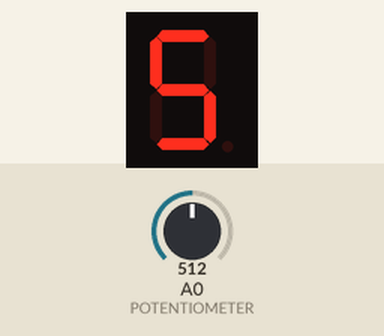
Recording of a sketch running on a simulated Arduino Uno, built with avr-gcc and run on an emulated ATmega328P. Parts: 1-digit seven-segment display. Wiring (inferred from the names in the program): 1-digit 7-segment display, segments lit when HIGH: segments pin 12, pin 13, pin 7, pin 8, pin 9, pin 11, pin 10. Inputs (shaded band) come from the test bench; at power-on: A0 (POTENTIOMETER) = 512. The segment pins are drawn as the display they are named for.

Above: at 1.2 s.
1.3 s: A0 (POTENTIOMETER) set to 446
At 2.5 s:
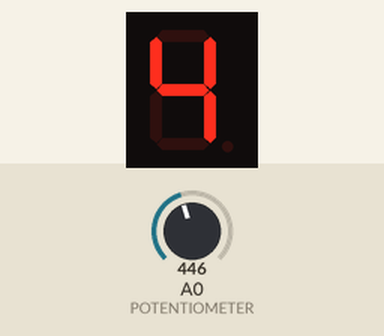
2.8 s: A0 (POTENTIOMETER) set to 306
At 3.6 s:
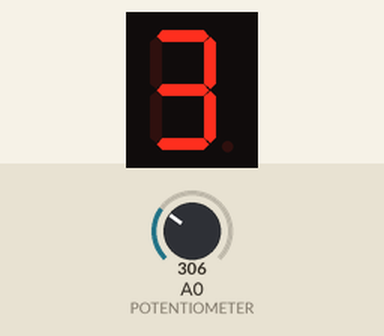
4.3 s: A0 (POTENTIOMETER) set to 218
At 4.7 s:
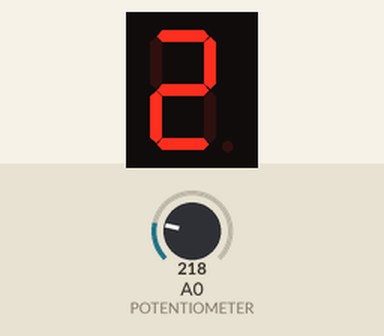
Timing chart, 0 to 7.3 s (numbered marks = the images above; inputs shaded):
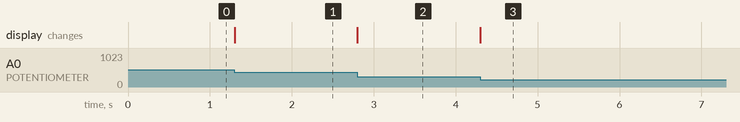

The sketch:

Seven-segment_display.ino
```cpp
int A = 12, B = 13, C = 7, D = 8, E = 9, F = 11, G = 10;
int POTENTIOMETER = A0, POT_VALUE;
void setup()
{
  pinMode(A, OUTPUT);
  pinMode(B, OUTPUT);
  pinMode(C, OUTPUT);
  pinMode(D, OUTPUT);
  pinMode(E, OUTPUT);
  pinMode(F, OUTPUT);
  pinMode(G, OUTPUT);
  pinMode(A0, INPUT);
}

void loop()
{
  POT_VALUE = analogRead(POTENTIOMETER);
  if(POT_VALUE < 114){
    digitalWrite(A, LOW);
    digitalWrite(B, HIGH);
    digitalWrite(C, HIGH);
    digitalWrite(D, LOW);
    digitalWrite(E, LOW);
    digitalWrite(F, LOW);
    digitalWrite(G, LOW);
  }else if(POT_VALUE < 228){
  	digitalWrite(A, HIGH);
    digitalWrite(B, HIGH);
    digitalWrite(C, LOW);
    digitalWrite(D, HIGH);
    digitalWrite(E, HIGH);
    digitalWrite(F, LOW);
    digitalWrite(G, HIGH);
  }else if(POT_VALUE < 342){
  	digitalWrite(A, HIGH);
    digitalWrite(B, HIGH);
    digitalWrite(C, HIGH);
    digitalWrite(D, HIGH);
    digitalWrite(E, LOW);
    digitalWrite(F, LOW);
    digitalWrite(G, HIGH);
  }else if(POT_VALUE < 456){
  	digitalWrite(A, LOW);
    digitalWrite(B, HIGH);
    digitalWrite(C, HIGH);
    digitalWrite(D, LOW);
    digitalWrite(E, LOW);
    digitalWrite(F, HIGH);
    digitalWrite(G, HIGH);
  }else if(POT_VALUE < 570){
  	digitalWrite(A, HIGH);
    digitalWrite(B, LOW);
    digitalWrite(C, HIGH);
    digitalWrite(D, HIGH);
    digitalWrite(E, LOW);
    digitalWrite(F, HIGH);
    digitalWrite(G, HIGH);
  }else if(POT_VALUE < 684){
  	digitalWrite(A, HIGH);
    digitalWrite(B, LOW);
    digitalWrite(C, HIGH);
    digitalWrite(D, HIGH);
    digitalWrite(E, HIGH);
    digitalWrite(F, HIGH);
    digitalWrite(G, HIGH);
  }else if(POT_VALUE < 798){
  	digitalWrite(A, HIGH);
    digitalWrite(B, HIGH);
    digitalWrite(C, HIGH);
    digitalWrite(D, LOW);
    digitalWrite(E, LOW);
    digitalWrite(F, LOW);
    digitalWrite(G, LOW);
  }else if(POT_VALUE < 912){
  	digitalWrite(A, HIGH);
    digitalWrite(B, HIGH);
    digitalWrite(C, HIGH);
    digitalWrite(D, HIGH);
    digitalWrite(E, HIGH);
    digitalWrite(F, HIGH);
    digitalWrite(G, HIGH);
  }else if(POT_VALUE < 1024){
  	digitalWrite(A, HIGH);
    digitalWrite(B, HIGH);
    digitalWrite(C, HIGH);
    digitalWrite(D, LOW);
    digitalWrite(E, LOW);
    digitalWrite(F, HIGH);
    digitalWrite(G, HIGH);
  }
}
```

Measured:
- after the input at 1.3 s, the display: changes at once (image 1)
- after the input at 2.8 s, the display: changes at once (image 2)
- after the input at 4.3 s, the display: changes at once (image 3)
